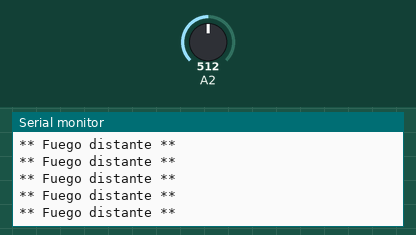
Recording of a sketch running on a simulated Arduino Uno, built with avr-gcc and run on an emulated ATmega328P. On the bench: the last lines printed to the serial monitor. The test bench sets the inputs (shaded band); at power-on: A2 = 512.

Above: at 1.2 s.
1.3 s: A2 set to 670
2.8 s: A2 set to 695
At 3.7 s:
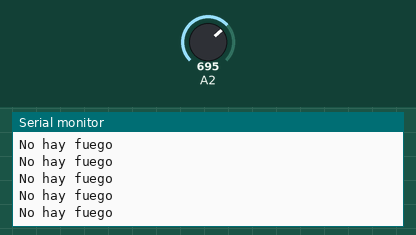
7.7 s: A2 set to 352
At 8.4 s:
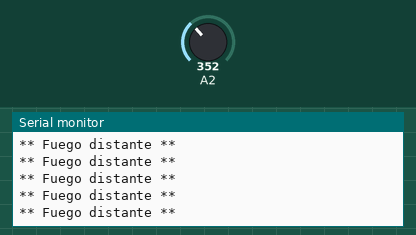
9.2 s: A2 set to 333
At 9.7 s:
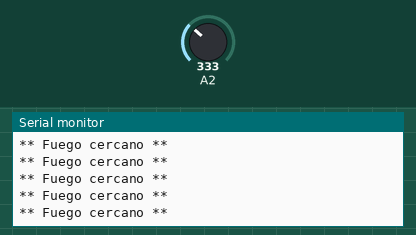

The sketch:

Sensor_fire.ino
```cpp
// Lecturas mínimas y máximas del sensor:
const int sensorMin = 0;     // lectura mínima
const int sensorMax = 1024;  // lectura máxima

void setup() {
  // Inicialización del puerto seria a @ 9600 baud:
  Serial.begin(9600);
}
void loop() {
  // Leer el sensor en el pin A2:
	int sensorReading = analogRead(A2);

  // Mapeamos el rango del sensor (4 opciones):
  // f¿Función: 'long int map(long int, long int, long int, long int, long int)'
	int range = map(sensorReading, sensorMin, sensorMax, 0, 3);

  // Valores del rango:
  switch (range) {
  case 0:    // Fuego cercano, a una distancia de aproximadamente 1.5 pies.
    Serial.println("** Fuego cercano **");
    break;
  case 1:    // Se detecta fuego entre 1-3 pies de distancia.
    Serial.println("** Fuego distante **");
    break;
  case 2:    // No se ha detectado fuego.
    Serial.println("No hay fuego");
    break;
  }
  delay(1);  // Pausa entre las lecturas.
}
```

Measured:
- the behaviour switches between 682 and 683 on A2 (found by bisection; images 0 and 1)
- the behaviour switches between 342 and 341 on A2 (found by bisection; images 2 and 3)
- after the input at 2.8 s, the serial monitor: prints a new line after 0.08 s (image 1)
- after the input at 7.7 s, the serial monitor: prints a new line after 0.08 s (image 2)
- after the input at 9.2 s, the serial monitor: prints a new line after 0.09 s (image 3)
